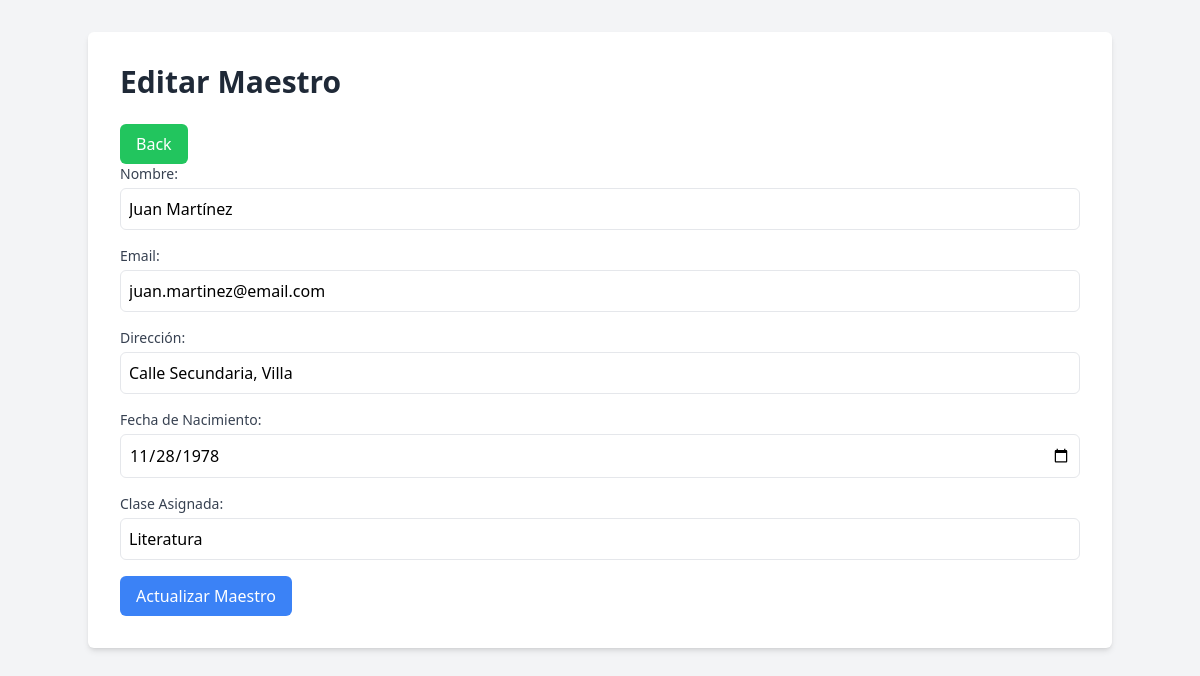
The app's page /maestros/edit?id=4 (signed in) with its own data.
### tables this page shows
CREATE TABLE `maestros` (
  `id` int(11) NOT NULL,
  `Nombre` varchar(255) DEFAULT NULL,
  `Email` varchar(255) DEFAULT NULL,
  `Direccion` varchar(255) DEFAULT NULL,
  `FechaNacimiento` date DEFAULT NULL,
  `ClaseAsignada` varchar(255) DEFAULT NULL
);

### controllers/MaestrosController.php (called while the page is built, shortened)
<?php
class MaestroController
{
    protected $model;
    public function __construct()
    {
        $this->model = new MaestroModel();
    }
    public function edit($id)
    {
        $maestro = $this->model->find($id);
        include $_SERVER["DOCUMENT_ROOT"] . "/views/admin/maestros/edit.php";
    }
}

### config/database.php (called while the page is built)
<?php
return [
    "host" => "localhost",
    "dbname" => "university_db",
    "username" => "root",
    "password" => "",
];

### models/Model.php (called while the page is built, shortened)
<?php
class Model
{
    private $db;
    protected $table;
    public function __construct()
    {
        $config = include($_SERVER["DOCUMENT_ROOT"] . "/config/database.php");
        try {
            $this->db = new mysqli(
                $config["host"],
                $config["username"],
                $config["password"],
                $config["dbname"]
            );
        } catch (mysqli_sql_exception $e) {
            echo "Error: " . $e->getMessage();
        }
    }
    public function find($id)
    {
        $res = $this->db->query("SELECT * FROM {$this->table} WHERE id = $id");
        $data = $res->fetch_assoc();
        return $data;
    }
}
?>

### views/admin/maestros/edit.php (the view, shortened to what this page needs)
<!DOCTYPE html>
<html lang="es">
<head>
    <link href="/dist/output.css" rel="stylesheet">
</head>
<body class="bg-gray-100">
    <div class="container mx-auto my-8 p-8 bg-white shadow-md rounded-md">
        <h1 class="text-3xl font-bold mb-6 text-gray-800">Editar Maestro</h1>
        <a href="/maestros"
            class="inline-block bg-green-500 hover:bg-green-600 text-white py-2 px-4 rounded-md transition-colors duration-300">Back</a>
        <form action="/maestros/update" method="POST" class="space-y-4">
            <div>
                <label for="nombre" class="block text-sm font-medium text-gray-700">Nombre:</label>
                <input type="text" name="nombre" value="<?php echo $maestro['Nombre']; ?>"
                    class="mt-1 p-2 w-full border rounded-md" required>
            </div>
            <div>
                <label for="email" class="block text-sm font-medium text-gray-700">Email:</label>
                <input type="email" name="email" value="<?php echo $maestro['Email']; ?>"
                    class="mt-1 p-2 w-full border rounded-md" required>
            </div>
            <div>
                <label for="direccion" class="block text-sm font-medium text-gray-700">Dirección:</label>
                <input type="text" name="direccion" value="<?php echo $maestro['Direccion']; ?>"
                    class="mt-1 p-2 w-full border rounded-md">
            </div>
            <div>
                <label for="FechaNacimiento" class="block text-sm font-medium text-gray-700">Fecha de
                    Nacimiento:</label>
                <input type="date" name="FechaNacimiento" value="<?php echo $maestro['FechaNacimiento']; ?>"
                    class="mt-1 p-2 w-full border rounded-md">
            </div>
            <div>
                <label for="ClaseAsignada" class="block text-sm font-medium text-gray-700">Clase Asignada:</label>
                <input type="text" name="ClaseAsignada" value="<?php echo $maestro['ClaseAsignada']; ?>"
                    class="mt-1 p-2 w-full border rounded-md">
            </div>
            <button type="submit"
                class="bg-blue-500 text-white py-2 px-4 rounded-md hover:bg-blue-600 focus:outline-none focus:shadow-outline-blue active:bg-blue-800">
                Actualizar Maestro
            </button>
        </form>
    </div>
</body>
</html>

### records on screen
maestros: nombre "Juan Martínez", email "juan.martinez@email.com", direccion "Calle Secundaria, Villa", FechaNacimiento "11/28/1978", ClaseAsignada "Literatura"
